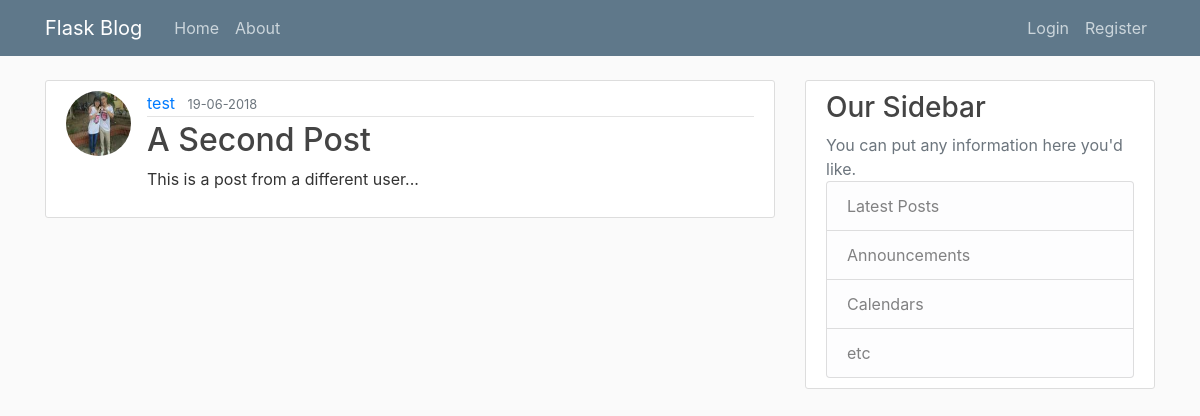
The app's page /post/4 with its own data.
### flaskblog/models.py (models this page shows, shortened)
class User(db.Model, UserMixin):
    id = db.Column(db.Integer, primary_key=True)
    username = db.Column(db.String(24), unique=True, nullable=False)
    email = db.Column(db.String(120), unique=True, nullable=False)
    image_file = db.Column(db.String(20), nullable=False, default='default.jpg')
    password = db.Column(db.String(60), nullable=False)
    posts = db.relationship('Post', backref="author", lazy=True)

class Post(db.Model):
    id = db.Column(db.Integer, primary_key=True)
    title = db.Column(db.String(120), nullable=False)
    date_posted = db.Column(db.DateTime, nullable=False, default=datetime.utcnow())
    content = db.Column(db.Text, nullable=False)
    user_id = db.Column(db.Integer, db.ForeignKey("user.id"), nullable=False)

### flaskblog/posts/routes.py (the view)
@posts.route("/post/<int:post_id>")
def post(post_id):
    post = Post.query.get_or_404(post_id)
    return render_template("post.html", title=post.title, post=post)

### flaskblog/templates/post.html (shortened to what this page needs)
{% extends "layout.html" %}
{% block content %}
<article class="media content-section">
    <img src="{{ url_for('static', filename='images/profile/' + post.author.image_file) }}" alt=""
         class="rounded-circle article-img"/>
    <div class="media-body">
        <div class="article-metadata">
            <a class="mr-2" href="{{ url_for('users.user_posts', username=post.author.username) }}">{{ post.author.username }}</a>
            <small class="text-muted">{{ post.date_posted.strftime('%d-%m-%Y') }}</small>
        </div>
        <h2 class="article-title">{{ post.title }}</h2>
        <p class="article-content">{{ post.content }}</p>
    </div>
</article>
{% endblock content %}

### flaskblog/static/main.css (style rules this page uses)
body { background: #fafafa; color: #333333; margin-top: 5rem; }
h1, h2, h3, h4, h5, h6 { color: #444444; }
.content-section { background: #ffffff; padding: 10px 20px; border: 1px solid #dddddd; border-radius: 3px; margin-bottom: 20px; }
.article-title { color: #444444; }
.article-content { white-space: pre-line; }
.article-img { height: 65px; width: 65px; margin-right: 16px; }
.article-metadata { padding-bottom: 1px; margin-bottom: 4px; border-bottom: 1px solid #e3e3e3 }

### records on screen
User: image_file (picture), author.username "test"
Post: date_posted "19-06-2018", title "A Second Post", content "This is a post from a different user..."
